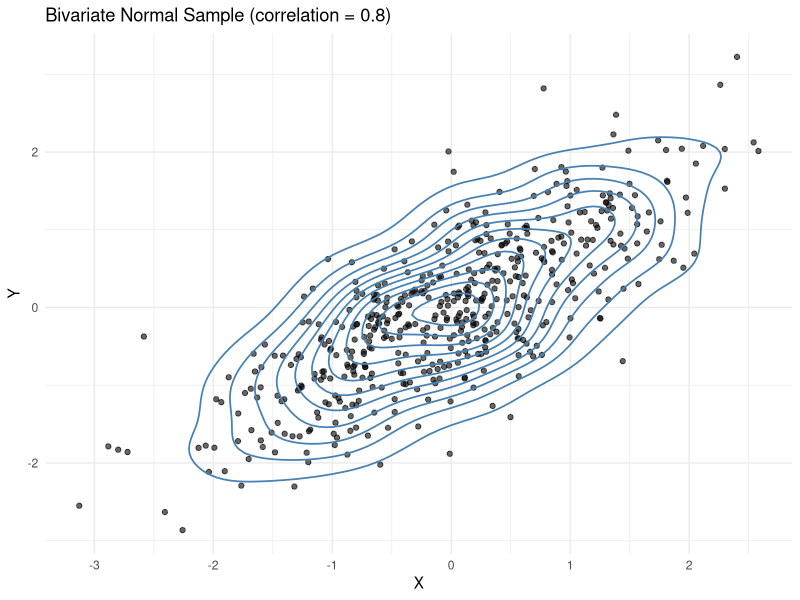

R code for this plot:
# multivariate-normal.R
# This script generates and plots a bivariate normal sample.

# 1. Install required packages (if needed)
if (!requireNamespace("MASS", quietly = TRUE)) install.packages("MASS")
if (!requireNamespace("ggplot2", quietly = TRUE)) install.packages("ggplot2")

# 2. Load required libraries
library(MASS)
library(ggplot2)

# 3. Set seed for reproducibility
set.seed(42)

# 4. Define mean vector and covariance matrix
mu <- c(0, 0)                          # Mean vector
sigma <- matrix(c(1,   0.8,
                  0.8, 1), 2, 2)       # Covariance matrix (correlation increased to 0.8)

# 5. Generate bivariate normal data
data <- mvrnorm(n = 500, mu = mu, Sigma = sigma)

# 6. Convert to data frame for plotting
df <- data.frame(X = data[, 1], Y = data[, 2])

# 7. Plot the generated distribution with contour lines
ggplot(df, aes(x = X, y = Y)) +
  geom_point(alpha = 0.6) +
  geom_density_2d(color = "steelblue", linewidth = 0.6) +  # Contour lines added
  theme_minimal() +
  ggtitle("Bivariate Normal Sample (correlation = 0.8)")
